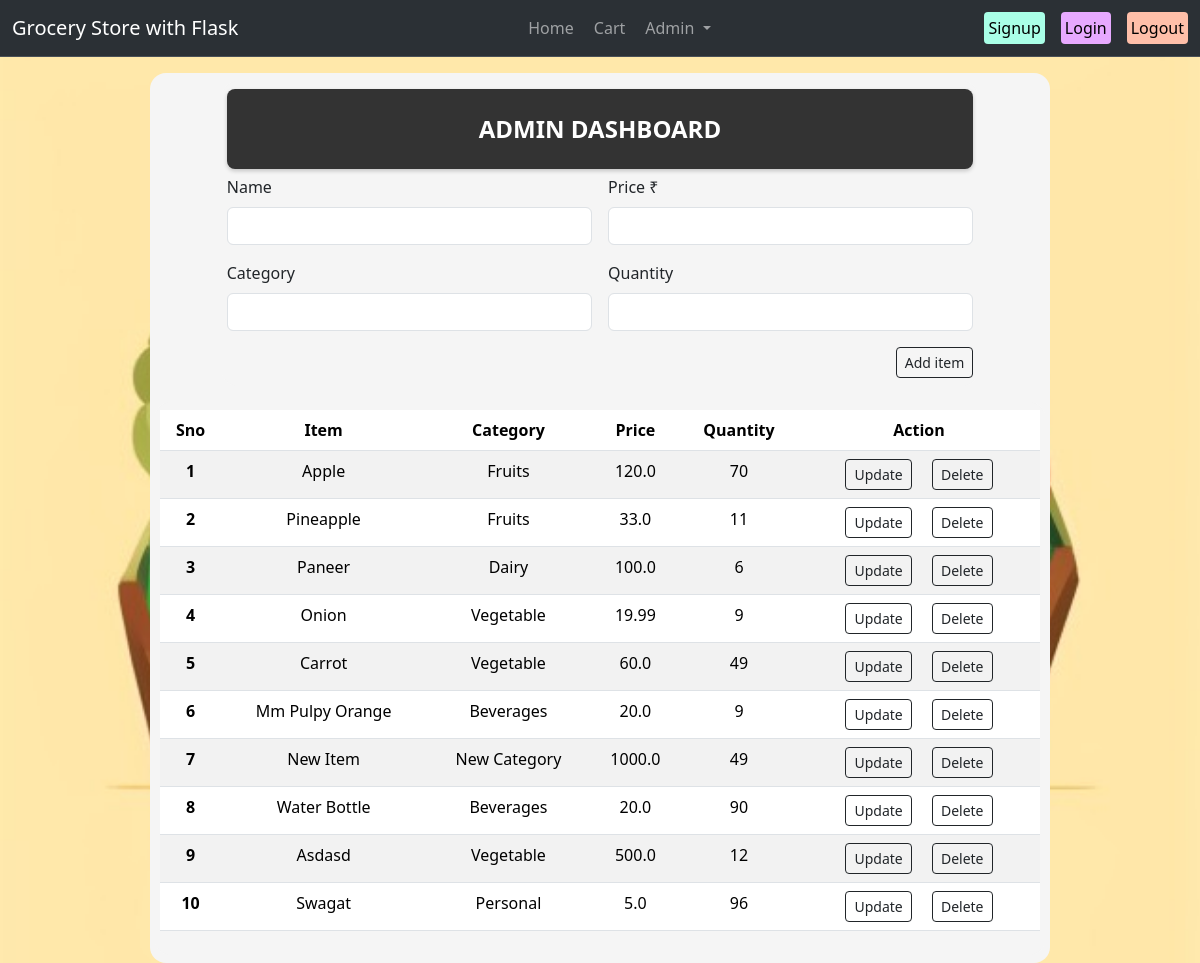
The app's page /admin/dashboard (signed in) with its own data.
### models.py (models this page shows)
class GroceryItem(db.Model):
    id= db.Column(db.Integer, primary_key=True)
    name= db.Column(db.String, nullable=False)
    price= db.Column(db.Float, nullable=False)
    category= db.Column(db.String, nullable=False)
    quantity = db.Column(db.Integer, nullable=False, default=0)

### app.py (the view, shortened to what this page needs)
@app.route("/admin/dashboard", methods=['GET', 'POST'])
@login_required
def admin_dashboard():
    if not current_user.is_admin:
        flash("Only the Admin can access the Admin Dashboard")
        return redirect("/user/login")
    items = GroceryItem.query.all()
    return render_template("admin_dashboard.html", items= items)

### app.py (called while the page is built)
@login_manager.user_loader
def load_user(user_id):
    user = User.query.get(int(user_id))
    return user

### templates/admin_dashboard.html
{% extends 'base.html' %} {% block title %} Admin Dashboard {% endblock title %}
{% block body %}
<div class="container mb-3" style="max-width: 85%">
  <div
    style="
      display: flex;
      justify-content: center;
      align-items: center;
      height: 80px;
      background-color: #333;
      border-radius: 8px;
      box-shadow: 0 2px 4px rgba(0, 0, 0, 0.2);
      margin-bottom: 6px;
    "
  >
    <div style="font-size: 24px; font-weight: bold; color: #fff">
      ADMIN DASHBOARD
    </div>
  </div>
  <form action="/admin/dashboard" method="POST">
    <div class="cont d-flex">
      <div class="mb-3 flex-fill me-2">
        <label for="name" class="form-label">Name</label>
        <input
          type="text"
          class="form-control"
          id="name"
          aria-describedby="emailHelp"
          name="name"
        />
      </div>
      <div class="mb-3 flex-fill ms-2">
        <label for="price" class="form-label">Price ₹</label>
        <input type="text" class="form-control" id="price" name="price" />
      </div>
    </div>
    <div class="cont d-flex">
      <div class="mb-3 flex-fill me-2">
        <label for="category" class="form-label">Category</label>
        <input type="text" class="form-control" id="category" name="category" />
      </div>
      <div class="mb-3 flex-fill ms-2">
        <label for="quantity" class="form-label">Quantity</label>
        <input type="text" class="form-control" id="quantity" name="quantity" />
      </div>
    </div>
    <div class="buttondiv d-flex justify-content-end">
      <button type="submit" class="btn btn-outline-dark btn-sm mr-1">
        Add item
      </button>
    </div>
  </form>
</div>
{% if items|length==0 %}
<div class="mb-3">
  <div class="warn_message my-3">
    <div class="alert alert-secondary" role="alert">
      No items in Store. Add items now!
    </div>
  </div>
</div>
{% else %}
<div class="container">
  <table class="table table-striped text-center">
    <thead>
      <tr>
        <th scope="col">Sno</th>
        <th scope="col">Item</th>
        <th scope="col">Category</th>
        <th scope="col">Price</th>
        <th scope="col">Quantity</th>
        <th scope="col">Action</th>
      </tr>
    </thead>
    <tbody>
      {% for item in items %}
      <tr>
        <th scope="row">{{loop.index}}</th>
        <td>{{item.name}}</td>
        <td>{{item.category}}</td>
        <td>{{item.price}}</td>
        <td>{{item.quantity}}</td>
        <td>
          <a
            href="/admin/dashboard/update/{{item.id}}"
            type="button"
            class="btn btn-sm btn-outline-dark mx-2"
            >Update</a
          >
          <a
            href="/admin/dashboard/delete/{{item.id}}"
            type="button"
            class="btn btn-sm btn-outline-dark mx-2"
            >Delete</a
          >
        </td>
      </tr>
      {% endfor %}
    </tbody>
  </table>
</div>
{% endif %} {% endblock body %}

### templates/base.html (shortened to what this page needs)
<!DOCTYPE html>
<html lang="en">
  <head>
    <link
      href="https://cdn.jsdelivr.net/npm/bootstrap@5.3.1/dist/css/bootstrap.min.css"
      rel="stylesheet"
    />
    <link rel="stylesheet" href="/static/style.css" />
  </head>
  <body class="bg-cover">
    <nav
      class="navbar navbar-expand-lg bg-body-tertiary bg-dark border-bottom border-body mb-3"
      data-bs-theme="dark"
    >
      <div class="container-fluid">
        <a class="navbar-brand" href="/"> Grocery Store with Flask </a>
        <div class="collapse navbar-collapse" id="navbarSupportedContent">
          <ul class="navbar-nav ms-auto mb-2 mb-lg-0">
            <li class="nav-item">
              <a class="nav-link" href="/">Home</a>
            </li>
            <li class="nav-item mx-1">
              <a class="nav-link" href="/cart">Cart</a>
            </li>
            <li class="nav-item dropdown">
              <a
                class="nav-link dropdown-toggle"
                href="#"
                id="navbarDropdown"
                role="button"
                data-toggle="dropdown"
                aria-haspopup="true"
                aria-expanded="false"
              >
                Admin
              </a>
            </li>
          </ul>
          <ul class="navbar-nav ms-auto mb-2 mb-lg-0">
            <li class="nav-item">
              <a
                type="button"
                class="nav-link btn btn-sm p-1"
                href="/user/signup"
                style="background-color: #a9ffe7; color: rgb(0, 0, 0)"
                >Signup</a
              >
            </li>
            <li class="nav-item">
              <a
                type="button"
                class="nav-link btn btn-sm mx-3 p-1"
                href="/user/login"
                style="background-color: #e7a9ff; color: rgb(0, 0, 0)"
                >Login</a
              >
            </li>
            <li class="nav-item">
              <a
                type="button"
                class="nav-link btn btn-sm p-1"
                href="/logout"
                style="background-color: #ffbfa9; color: rgb(0, 0, 0)"
                >Logout</a
              >
            </li>
          </ul>
        </div>
      </div>
    </nav>
    <div
      class="container justify-content-center align-items-center"
      style="max-width: 75%"
    >
      {% block body %} {% endblock body %}
    </div>
  </body>
</html>

### static/style.css (style rules this page uses)
.bg-cover { background-image: url("/static/artbreeder-image.png"); background-repeat: no-repeat; background-attachment: fixed; background-size: cover; }
.container { padding: 8px 5px; background-color: whitesmoke; border-radius: 16px; }

### records on screen
GroceryItem: name "Apple", category "Fruits", price "120.0", quantity "70"
GroceryItem: name "Pineapple", category "Fruits", price "33.0", quantity "11"
GroceryItem: name "Paneer", category "Dairy", price "100.0", quantity "6"
GroceryItem: name "Onion", category "Vegetable", price "19.99", quantity "9"
GroceryItem: name "Carrot", category "Vegetable", price "60.0", quantity "49"
GroceryItem: name "Mm Pulpy Orange", category "Beverages", price "20.0", quantity "9"
GroceryItem: name "New Item", category "New Category", price "1000.0", quantity "49"
GroceryItem: name "Water Bottle", category "Beverages", price "20.0", quantity "90"
GroceryItem: name "Asdasd", category "Vegetable", price "500.0", quantity "12"
GroceryItem: name "Swagat", category "Personal", price "5.0", quantity "96"
